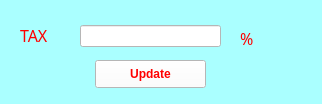
<?xml version="1.0" encoding="UTF-8"?>
<ui version="4.0">
 <class>TaxDialog</class>
 <widget class="QWidget" name="TaxDialog">
  <property name="geometry">
   <rect>
    <x>0</x>
    <y>0</y>
    <width>322</width>
    <height>104</height>
   </rect>
  </property>
  <property name="minimumSize">
   <size>
    <width>322</width>
    <height>104</height>
   </size>
  </property>
  <property name="maximumSize">
   <size>
    <width>322</width>
    <height>135</height>
   </size>
  </property>
  <property name="windowTitle">
   <string>Form</string>
  </property>
  <property name="styleSheet">
   <string notr="true">background:rgb(170, 255, 255)</string>
  </property>
  <widget class="QLabel" name="label">
   <property name="geometry">
    <rect>
     <x>20</x>
     <y>0</y>
     <width>61</width>
     <height>71</height>
    </rect>
   </property>
   <property name="styleSheet">
    <string notr="true">color:red;
font: 12pt bold;
font: 87 12pt &quot;Arial Black&quot;;</string>
   </property>
   <property name="text">
    <string>TAX</string>
   </property>
  </widget>
  <widget class="QLineEdit" name="TaxEdit">
   <property name="geometry">
    <rect>
     <x>80</x>
     <y>25</y>
     <width>141</width>
     <height>22</height>
    </rect>
   </property>
   <property name="styleSheet">
    <string notr="true">background:white;</string>
   </property>
  </widget>
  <widget class="QLabel" name="label_2">
   <property name="geometry">
    <rect>
     <x>240</x>
     <y>30</y>
     <width>53</width>
     <height>16</height>
    </rect>
   </property>
   <property name="styleSheet">
    <string notr="true">color:red;
font: 12pt bold;
font: 87 12pt &quot;Arial Black&quot;;</string>
   </property>
   <property name="text">
    <string>%</string>
   </property>
  </widget>
  <widget class="QPushButton" name="UpdateTax">
   <property name="geometry">
    <rect>
     <x>95</x>
     <y>60</y>
     <width>111</width>
     <height>28</height>
    </rect>
   </property>
   <property name="styleSheet">
    <string notr="true">color:red;
font:bold;
background:white;</string>
   </property>
   <property name="text">
    <string>Update</string>
   </property>
  </widget>
 </widget>
 <resources/>
 <connections/>
</ui>
